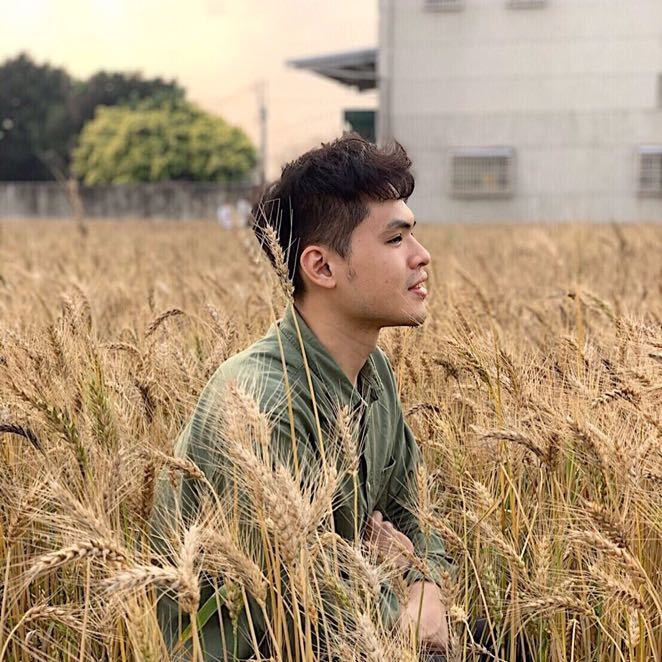
#> input picture labs/wk7/pics/wheat.jpg, 662 x 662 px, found by its file name
$ jupyter execute --allow-errors Lecture10_Exercises.ipynb
#> lines starting #> are read from the running program, lines starting #| are printed output that depends on the picture; long printed decimals are rounded
##Lecture 10 Take-home Exercises.  Discussion is allowed.
Due: March 3, 2021.

Author of exercise part: [Yunting Chiu](https://www.linkedin.com/in/yuntingchiu)

[cell 1]
import matplotlib.pyplot as plt
import numpy as np
from scipy import fftpack
import imageio
import sys
import cv2 as cv
from PIL import Image
from scipy import ndimage

Exericse 0 Basic Image FFT.

DFT or Discrete Fourier Transform is an algorithm that computes the Fourier transform of a digitized (discrete) signal. FFT (Fast Fourier Transform) is an optimized implementation of this transform.

[cell 2]
random_img = np.random.random((256,256))
cv.imwrite('random_img.jpg', random_img)
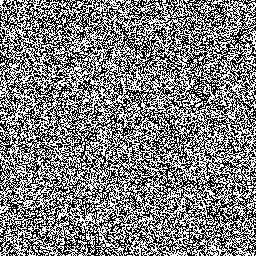
#> saved as random_img.jpg: shape (256, 256); values 0 (black) and 1 (white), 49.9% white in thin lines or dots
Z = np.random.random((256,256))   # Test data

# show the img
random_img = imageio.imread("random_img.jpg")
#> random_img: shape (256, 256); min 0, max 2, mean 0.497
plt.figure()
plt.imshow(random_img)

[cell 3]
# compute the Fast Fourier Transform, finish the code below
f = np.fft.fft2(random_img)  # convert into Fourier spectrum
fshift = np.fft.fftshift(f)  # shifting the origin to 0
magnitude_spectrum = 20*np.log(np.abs(fshift))

plt.figure()
plt.imshow(magnitude_spectrum)

[cell 4]
# display the original image and FFT
plt.subplot(121),plt.imshow(random_img, cmap = 'gray')
plt.title('Input Image'), plt.xticks([]), plt.yticks([])
plt.subplot(122),plt.imshow(magnitude_spectrum, cmap = 'gray')
plt.title('Log Magnitude Spectrum'), plt.xticks([]), plt.yticks([])
plt.show()

[cell 5]
# diagonal image
diag_img = 100*np.identity(255)

# To do compute the FFT
f = np.fft.fft2(diag_img)
fshift = np.fft.fftshift(f)
magnitude_spectrum = 30* np.log(np.abs(fshift))

[cell 6]
# display the original image and FFT
plt.subplot(121),plt.imshow(diag_img, cmap = 'gray')
plt.title('Input Image'), plt.xticks([]), plt.yticks([])
plt.subplot(122),plt.imshow(magnitude_spectrum, cmap = 'gray')
plt.title('Log Magnitude Spectrum'), plt.xticks([]), plt.yticks([])
plt.show()

## Exercise 1 Can you manipulate the fourier spectrum and remove low-frequenty of the image. Can you modify it to remove high frequnecy?

[cell 7]
from google.colab import files
uploadImg = files.upload()
#> the answer given: wheat.jpg

[cell 8]
img = imageio.imread('wheat.jpg', as_gray=True)
#> img: shape (662, 662) float32; min 0, max 254.1, mean 151.1
plt.figure()
plt.imshow(img, cmap='gray')

[cell 9]
# compute the FFT
f = np.fft.fft2(img)
fshift = np.fft.fftshift(f)
magnitude_spectrum = 30*np.log(np.abs(fshift))
#> magnitude_spectrum: shape (662, 662) float64

plt.subplot(121),plt.imshow(img, cmap = 'gray')
plt.title('Input Image'), plt.xticks([]), plt.yticks([])
plt.subplot(122),plt.imshow(magnitude_spectrum, cmap = 'gray')
plt.title('Log Magnitude Spectrum'), plt.xticks([]), plt.yticks([])
plt.show()

[cell 10]
# To do. How do you remove the low frequencies Display the DFT magnitutde and the resulting image here
# To do. how do you remove the high frequency?  Display the DFT magnitutde and the resulting image here
##  The following is the code for inverse FFT
## f_isfhit = np.fft.ifftshift(fshift)
##  img_back = np. fft.ifft2(f_ishift)
##.  img_back = np.abs(img_back)

### Remove the low frequecies: center == 0

[cell 11]
rows, cols = img.shape
#> rows = 662; cols = 662
print(rows, cols) # 662*662
#| 662 662

# center pixel of the img
centerRow, centerCol = round(rows/2), round(cols/2) # slice indices must be integers or None or have an __index__ method
#> centerRow = 331; centerCol = 331
print(centerRow, centerCol)
#| 331 331

fshift[centerRow-10: centerRow+10, centerCol-10:centerCol+10] = 0
print(fshift.max(),fshift.min())
#| (410395.002+159103.47018549274j) (-577291.975+212002.84673099165j)
magnitude_spectrum = 30*np.log(np.abs(fshift))
f_shift = np.fft.ifftshift(fshift) # The inverse of fftshift
img_back = np.fft.ifft2(f_shift) # Compute the 2-dimensional inverse discrete Fourier Transform
img_back = np.abs(img_back) # must be positive values

# plot
plt.subplot(121),plt.imshow(img_back , cmap = 'gray')
plt.title('Remove the low frequecies'), plt.xticks([]), plt.yticks([])
plt.subplot(122),plt.imshow(magnitude_spectrum, cmap = 'gray')
plt.title('DFT Magnitude Spectrum'), plt.xticks([]), plt.yticks([])
plt.show()

### Remove the high frequecies: center == 1

Reference: https://www.bogotobogo.com/python/OpenCV_Python/python_opencv3_Image_Fourier_Transform_FFT_DFT.php

[cell 12]
img = imageio.imread('wheat.jpg', as_gray=True)

f = np.fft.fft2(img)
dft_shift = np.fft.fftshift(f)

rows, cols = img.shape
crows, ccols = round(rows/2), round(cols/2) # centralized
#> crows = 331; ccols = 331

# create a mask first, center square is 1, remaining all zeros
mask = np.zeros((rows, cols), np.uint8) # np.uint8 = Unsigned integer (0 to 255)
mask[crows-30:crows+30, ccols-30:ccols+30] = 1

# apply mask and inverse DFT
fshift = mask*dft_shift
magnitude_spectrum = 30*np.log(np.abs(fshift))
f_shift = np.fft.ifftshift(fshift) # The inverse of fftshift
img_back = np.fft.ifft2(f_shift) # Compute the 2-dimensional inverse discrete Fourier Transform
img_back = np.abs(img_back) # must be positive values

# plot
plt.subplot(121),plt.imshow(img_back , cmap = 'gray')
plt.title('Remove the high frequecies'), plt.xticks([]), plt.yticks([])
plt.subplot(122),plt.imshow(magnitude_spectrum, cmap = 'gray')
plt.title('DFT Magnitude Spectrum'), plt.xticks([]), plt.yticks([])
plt.show()

## Exercise 2. Swich Phase and Magnitude.  read in the Cheetha and Zebra image.
DFT both iamges in Fourier domain and compute magnitude and phase.
You can compute phase and magnitude as this:
magnitude_zebra = 30*np.log(np.abs(fshit)
phase_zabera = np.angle(fshift)

[cell 13]
# Todo  read in cheeta and zebra images
# FFT cheeta image
# compute magnitude
f = np.fft.fft2(img)
fshift = np.fft.fftshift(f)
# compute magnitude
magnitude_cheetah = 30*np.log(np.abs(fshift))
# compute phase
phase_cheetah = np.angle(fshift)
# Todo: repeat above with Zebra
# Todo: Display the original image and the DFT components
# Todo: Please reconstruct the images, please switch phase of zebra and cheeta, and display the final image here

# Cheetah

[cell 14]
# cheeta
cheeta = imageio.imread("c.png", as_gray = True)
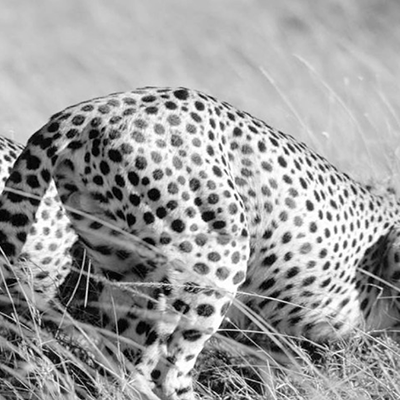
#> input picture labs/wk7/pics/c.png, 400 x 400 px, found by its file name
#> cheeta is the input picture: shape (400, 400) float32; min 0, max 255, mean 159.1
# cheeta = cheeta[:400, :400] # resize
f_c = np.fft.ifft2(cheeta)
fshift_c = np.fft.fftshift(f_c)
# print(fshift_c) # we could find out "j"
magnitude_cheetah = np.abs(fshift_c)
phase_cheetah = np.angle(fshift_c) #compute cheeta
#> phase_cheetah: shape (400, 400) float64

# zebra
zebra= imageio.imread("z.png", as_gray = True)
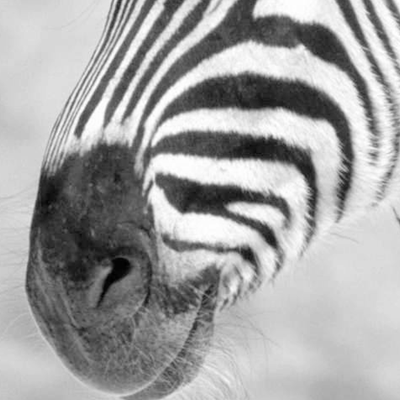
#> input picture labs/wk7/pics/z.png, 400 x 400 px, found by its file name
#> zebra is the input picture: shape (400, 400) float32; min 0, max 255, mean 163
# print(np.shape(zebra))
f_z = np.fft.ifft2(zebra)
fshift_z = np.fft.fftshift(f_z)
magnitude_zebra = np.abs(fshift_z)
phase_zebra = np.angle(fshift_z) #compute cheeta
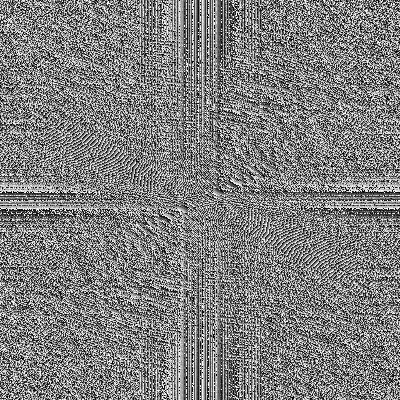
#> phase_zebra: shape (400, 400) float64; min -3.14, max 3.14, mean 3.93e-05; drawn with min black and max white

theta = np.cos(phase_zebra)
re = magnitude_cheetah*theta
im = magnitude_cheetah*np.sin(phase_zebra)
"""
# another solution
re = np.sqrt((magnitude_zebra**2)/np.sqrt(1+np.tan(phase_zebra)**2))
im = re*np.tan(phase_zebra)
"""

# switch: z = x+jy = er^i*theta
fshift_c = re+1j*im

# inverse
fshift_c = np.fft.ifftshift(fshift_c)
img_back = np.fft.ifft2(fshift_c) # Compute the 2-dimensional inverse discrete Fourier Transform
img_back = np.abs(img_back) # must be positive values
#> img_back: shape (400, 400) float64

# make DFT clear
magnitude_cheetah = 30*np.log(magnitude_cheetah)

# plot
plt.subplot(131),plt.imshow(cheeta , cmap = 'gray')
plt.title('Image'), plt.xticks([]), plt.yticks([])
plt.subplot(132),plt.imshow(magnitude_cheetah, cmap = 'gray')
plt.title('Magnitude DFT'), plt.xticks([]), plt.yticks([])
plt.subplot(133),plt.imshow(img_back, cmap = 'gray')
plt.title('switched'), plt.xticks([]), plt.yticks([])
plt.show()

# Zebra

[cell 15]
# switch phase of zebra
theta = np.cos(phase_cheetah)
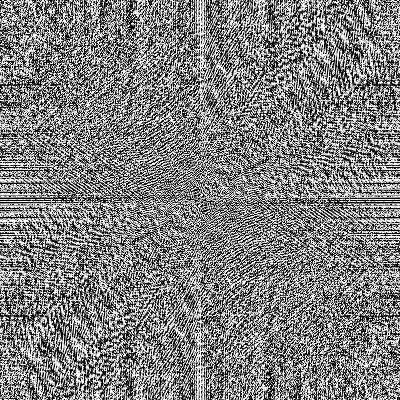
#> theta: shape (400, 400) float64; min -1, max 1, mean 0.00939; drawn with min black and max white
re = magnitude_zebra*theta
im = magnitude_zebra*np.sin(phase_cheetah)

# switch: z = x+jy = er^i*theta
fshift_z = re+1j*im

# inverse
fshift_z = np.fft.ifftshift(fshift_z)
img_back = np.fft.ifft2(fshift_z) # Compute the 2-dimensional inverse discrete Fourier Transform
img_back = np.abs(img_back) # must be positive values
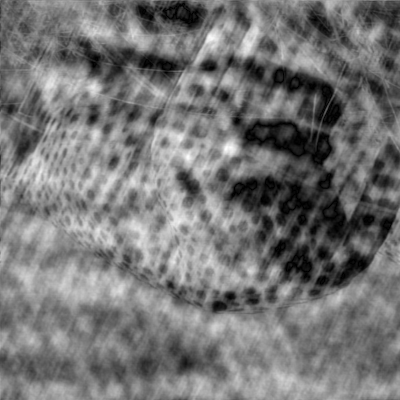
#> img_back: shape (400, 400) float64; min 1.36e-08, max 0.00222, mean 0.00103; drawn with min black and max white

# make DFT clear
magnitude_zebra = 30*np.log(magnitude_zebra)
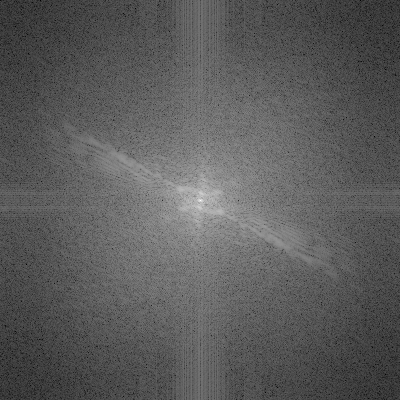
#> magnitude_zebra: shape (400, 400) float64; min -325.9, max 152.8, mean -153.7; drawn with min black and max white

# plot
plt.subplot(131),plt.imshow(zebra , cmap = 'gray')
plt.title('Image'), plt.xticks([]), plt.yticks([])
plt.subplot(132),plt.imshow(magnitude_zebra, cmap = 'gray')
plt.title('Magnitude DFT'), plt.xticks([]), plt.yticks([])
plt.subplot(133),plt.imshow(img_back, cmap = 'gray')
plt.title('switched'), plt.xticks([]), plt.yticks([])
plt.show()

[cell 16]
# testing zone
zebra= imageio.imread("z.png", as_gray = True)
plt.figure()
plt.imshow(zebra, cmap = "gray")

cheeta = imageio.imread("c.png", as_gray = True)
plt.figure()
plt.imshow(cheeta, cmap = "gray")

# Exercise 3: Simple Image De-nosing
 Read in the provided image moonlanding.png, which is heavily contaiinated with periorid noise. In this exercise, we aim to clean up the noise using FFT.
 1. load the image with your favourite lib.
 2. Use the 2DFFT in numpy.fft and plot the spectrum
 3. The specdtrum consists of high and low frequency components. The noise is contained in the high frequency part of the spectrum. So set some of those components to zero.
 4. Apply the inverse FFT to see the resulting image.

 1. load the image with your favourite lib.

[cell 17]
img = imageio.imread("moonlanding.png", as_gray = True)
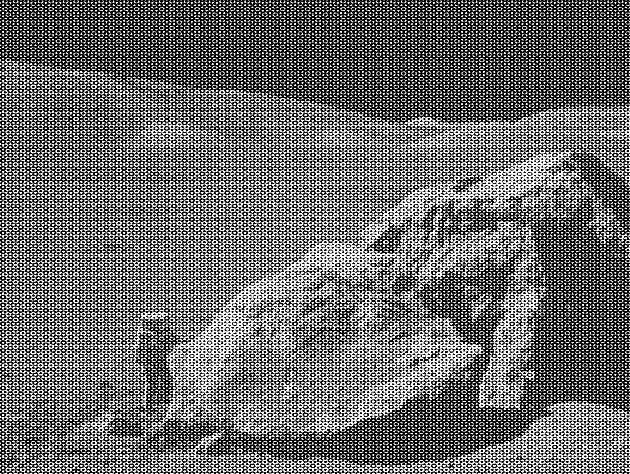
#> input picture labs/wk7/moonlanding.png, 630 x 474 px, found by its file name
#> img is the input picture: shape (474, 630) float32; min 0, max 255, mean 108.1
plt.figure()
plt.imshow(img, cmap='gray')

 2. Use the 2DFFT in numpy.fft and plot the spectrum

[cell 18]
# Use the 2DFFT in numpy.fft and plot the spectrum
f = np.fft.fft2(img)
fshift = np.fft.fftshift(f) # Shift the zero-frequency component to the center of the spectrum
magnitude_spectrum = 30*np.log(np.abs(fshift))
#> magnitude_spectrum: shape (474, 630) float64
plt.title("Log Magnitude Spectrum")
plt.imshow(magnitude_spectrum, cmap='gray')

 3. The specdtrum consists of high and low frequency components. The noise is contained in the high frequency part of the spectrum. So set some of those components to zero.
  4. Apply the inverse FFT to see the resulting image.

[cell 19]
# remove the high frequency
rows, cols = img.shape
#> rows = 474; cols = 630
print(img.shape)
#| (474, 630)
crows, ccols = round(rows/2), round(cols/2) # centralized
#> crows = 237; ccols = 315

# create a mask first, center square is 1, remaining all zeros
mask = np.zeros((rows, cols), np.uint8) # np.uint8 = Unsigned integer (0 to 255)
mask[crows-20:crows+20, ccols-20:ccols+20] = 1
"""
mask[:crows-450, :ccols-605] = 0
mask[crows+450:, ccols+605:] = 0
"""
# apply mask and inverse DFT
print(fshift)
#> (printed output is left out)
fshift = mask*fshift
f_shift = np.fft.ifftshift(fshift) # The inverse of fftshift
img_back = np.fft.ifft2(f_shift) # Compute the 2-dimensional inverse discrete Fourier Transform
img_back = np.abs(img_back) # must be positive values
#> img_back: shape (474, 630) float64

# plot
plt.title('Remove the high frequecies')
plt.imshow(img_back, cmap='gray')

## Exercise 4: Filtering in FFT.  Build a Gaussian filter. Then show you can FFT the filter and the signal, multiply them togheter to low-pass the original image.

#> (a cell that did not finish here is left out)

[cell 21]
# FFT the original image
ftimage = np.fft.fft2(img)
ftimage = np.fft.fftshift(ftimage)
plt.imshow(np.log(np.abs(ftimage)),cmap='gray')
plt.show()

[cell 22]
# Build and apply a Gaussian filter and make sure the size is correct
sigmax, sigmay = 30, 30
#> (the rest of this cell did not finish here and is left out)

#> (a cell that did not finish here is left out)

[cell 24]
# TODO: filtering in Fourier Domain
# TDDo : # Finally, take the inverse transform and show the blurred image

[cell 25]
# Blur the grayscale image by a Guassian filter with kernel size of 10
imBlur = cv.blur(img, (5, 5))
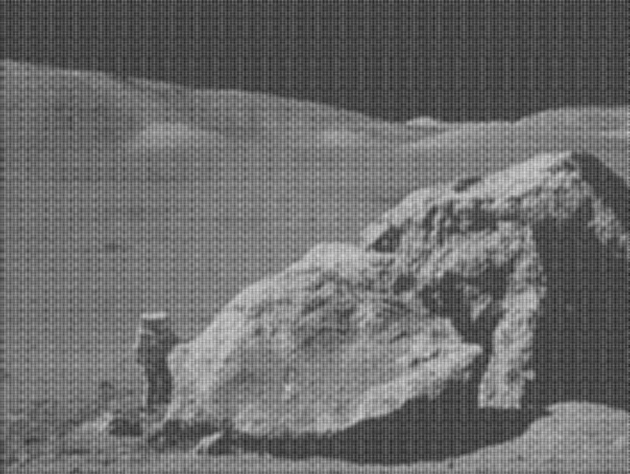
#> imBlur: shape (474, 630) float32; min 34, max 217.4, mean 108

# transform the image to frequency domain
f = np.fft.fft2(imBlur)

# Bring the zero-frequency component to the center
fshift = np.fft.fftshift(f)
magnitude_spectrum = 30*np.log(np.abs(fshift))
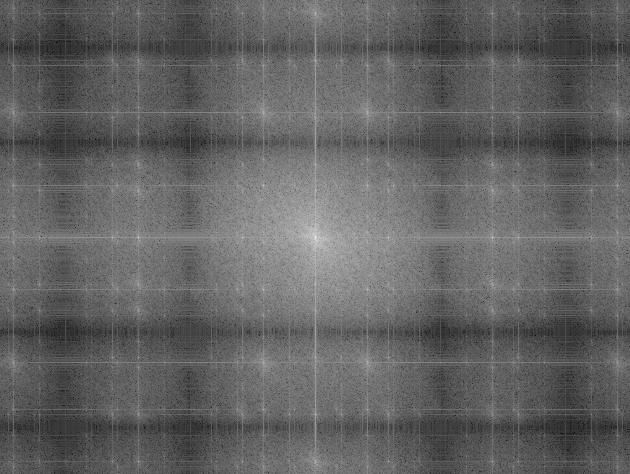
#> magnitude_spectrum: shape (474, 630) float64; min -28.24, max 518.7, mean 182.8; drawn with min black and max white

# Build and apply a Gaussian filter and make sure the size is correct
ncols, nrows = img.shape
#> ncols = 474; nrows = 630
sigmax, sigmay = 30, 30
crows, ccols = round(nrows/2), round(ncols/2)
#> crows = 315; ccols = 237
x = np.linspace(0, nrows, nrows)
#> x = 630 values from 0 to 630
y = np.linspace(0, ncols, ncols)
X, Y = np.meshgrid(x, y)
#> (the rest of this cell did not finish here and is left out)
